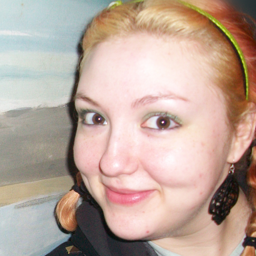
#> input picture dps_upload/clean/00006.png, 256 x 256 px; its folder holds only this picture in this run
$ python generate_degraded.py
#> lines starting #> are read from the running program, lines starting #| are printed output that depends on the picture
### data/degradation.py
"""
degradation.py
--------------
Core degradation pipeline shared by ALL methods.
Every method reads the same degraded images saved by generate_degraded.py.

Degradation model:  y = A(x) + n
    A  = Gaussian blur (sigma=2, kernel 9x9)
    n  ~ N(0, sigma_noise^2 * I)
"""

import numpy as np
from scipy.ndimage import gaussian_filter, convolve

# ── Fixed degradation parameters (from project spec) ──────────────────────────
SIGMA_BLUR   = 2
KERNEL_SIZE  = 9
NOISE_LEVELS = [0.005, 0.01, 0.05, 0.1]

# Fixed seed for reproducibility — ALL methods use the same degraded inputs
DEGRADATION_SEED = 42


def blur(img: np.ndarray, kernel: np.ndarray | None = None) -> np.ndarray:
    """
    Apply Gaussian blur to a float32 RGB image.

    Parameters
    ----------
    img    : (H, W, 3) float32 in [0, 1]
    kernel : optional pre-built kernel; if None, uses default params

    Returns
    -------
    blurred : (H, W, 3) float32
    """
    if kernel is None:
        kernel = get_gaussian_kernel()
    return np.stack(
        [convolve(img[:, :, c], kernel, mode="reflect") for c in range(3)],
        axis=2,
    ).astype(np.float32)


def add_noise(img: np.ndarray, sigma: float, rng: np.random.Generator) -> np.ndarray:
    """
    Add i.i.d. Gaussian noise.

    Parameters
    ----------
    img   : (H, W, 3) float32 in [0, 1]
    sigma : noise standard deviation
    rng   : numpy random Generator (for reproducibility)

    Returns
    -------
    noisy : (H, W, 3) float32, clipped to [0, 1]
    """
    noise = rng.normal(0.0, sigma, img.shape).astype(np.float32)
    return np.clip(img + noise, 0.0, 1.0)


def degrade(img: np.ndarray, sigma_noise: float, seed: int = DEGRADATION_SEED) -> np.ndarray:
    """
    Full degradation: blur → add noise.

    Parameters
    ----------
    img         : (H, W, 3) float32 in [0, 1]
    sigma_noise : noise level
    seed        : random seed (fixed per image+sigma combination)

    Returns
    -------
    degraded : (H, W, 3) float32 in [0, 1]
    """
    rng = np.random.default_rng(seed)
    blurred = blur(img)
    return add_noise(blurred, sigma_noise, rng)

def get_gaussian_kernel(size: int = KERNEL_SIZE, sigma: float = SIGMA_BLUR):
    k = np.zeros((size, size))
    k[size // 2, size // 2] = 1.0
    k = gaussian_filter(k, sigma=sigma)
    return k / k.sum()


# [9 lines left out: function degrade_all_levels, not called in this run]

### data/generate_degraded.py
"""
generate_degraded.py
--------------------
Generate degraded images (blur + noise) for all splits and noise levels.
Must be run AFTER prepare_dataset.py.

All methods will read from these pre-generated files to guarantee
that every method sees exactly the same degraded inputs.

Usage
-----
    python data/generate_degraded.py

Output
------
    data/processed/{split}/degraded/{sigma}/  for each split and sigma
"""

import numpy as np
from pathlib import Path
from PIL import Image
from tqdm import tqdm

from degradation import degrade, NOISE_LEVELS, DEGRADATION_SEED

PROCESSED_DIR = Path("data/processed")
SPLITS        = ["train", "val", "test"]


def main():
    for split in SPLITS:
        clean_dir = PROCESSED_DIR / split / "clean"
        if not clean_dir.exists():
            print(f"[WARNING] {clean_dir} not found — run prepare_dataset.py first")
            continue

        image_files = sorted(clean_dir.glob("*.png")) + sorted(clean_dir.glob("*.jpg"))
        print(f"\n{split}: {len(image_files)} images × {len(NOISE_LEVELS)} noise levels")

        for sigma in NOISE_LEVELS:
            out_dir = PROCESSED_DIR / split / "degraded" / str(sigma)
            out_dir.mkdir(parents=True, exist_ok=True)

            for i, f in enumerate(tqdm(image_files, desc=f"  σ={sigma}")):
                img_np = np.array(Image.open(f).convert("RGB")) / 255.0
                img_np = img_np.astype(np.float32)

                # Unique seed per image per sigma for reproducibility
                seed = DEGRADATION_SEED + i + int(sigma * 10000)
                deg  = degrade(img_np, sigma, seed=seed)
#> in blur, `return np.stack( [convolve(img[:, :, c], kernel, mode="reflect") for c..`:
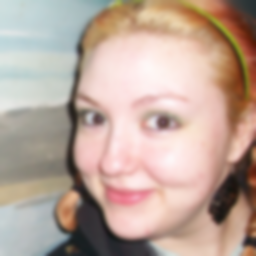
#> returned value: shape (256, 256, 3) float32; mean of channels 0, 1, 2 0.736, 0.651, 0.604; drawn as R, G, B

                # Save as PNG (lossless)
                deg_uint8 = (deg * 255).clip(0, 255).astype(np.uint8)
                Image.fromarray(deg_uint8).save(out_dir / f.name)

    print("\nDegradation complete!")


if __name__ == "__main__":
    main()
